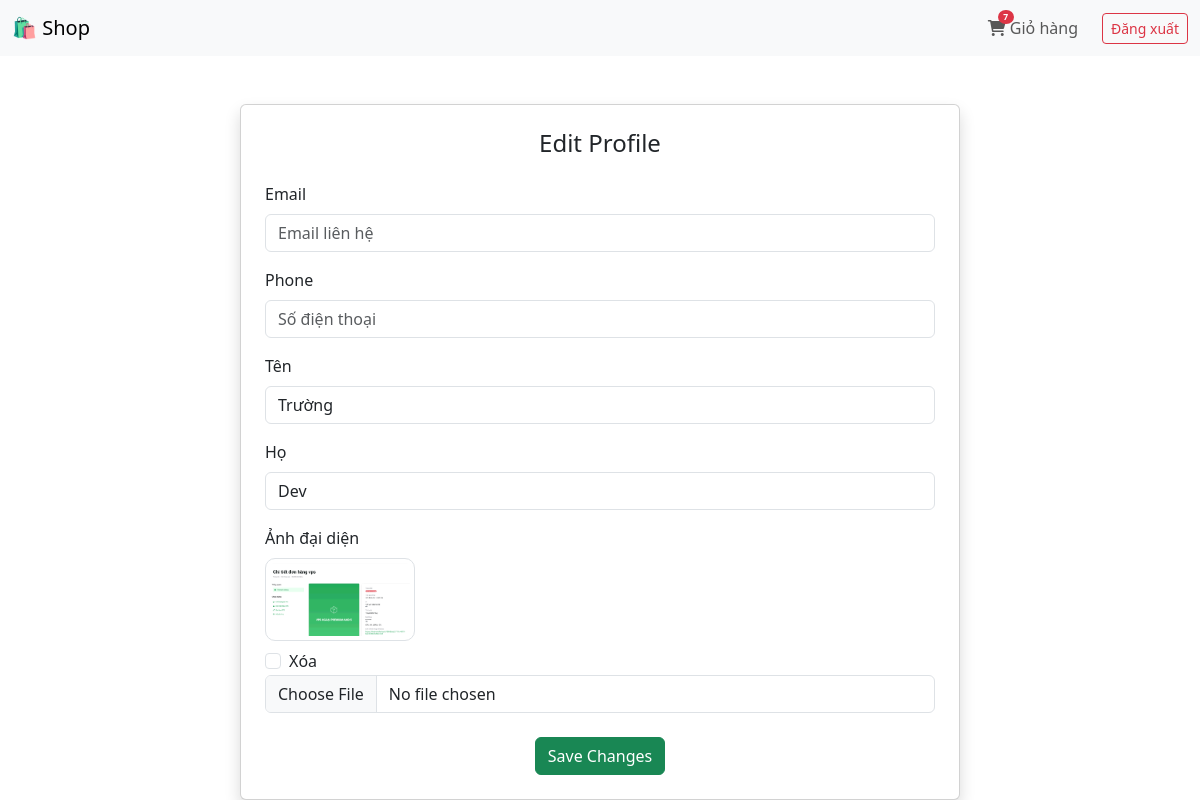
/vi/edit_profile/ (signed in), run on an earlier commit of the app's database.
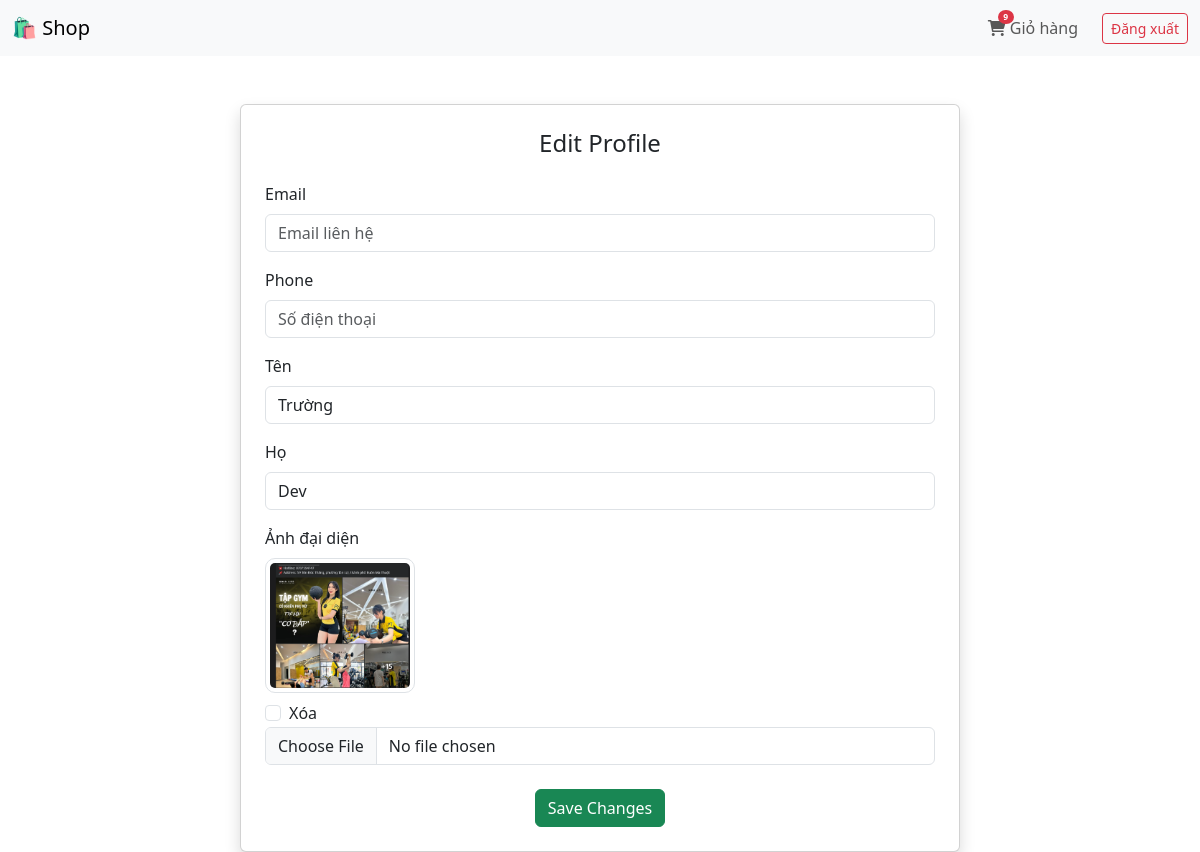
And on a later commit of the database.
### fashion/models.py (models this page shows, shortened)
class UserProfile(models.Model):
    user = models.OneToOneField(User, on_delete=models.CASCADE)
    profile_picture = models.ImageField(upload_to=user_directory_path, default='users/default.jpg', blank=True, null=True)
    address = models.TextField(null=True, blank=True, verbose_name="Địa chỉ nhận hàng")
    contact_phone = models.CharField(max_length=20, null=True, blank=True, verbose_name="Số điện thoại liên hệ")
    contact_email = models.EmailField(null=True, blank=True, verbose_name="Email liên hệ")
    isVerified_email = models.BooleanField(default=False, verbose_name="Email đã xác thực")
    isVerified_phone = models.BooleanField(default=False, verbose_name="Số điện thoại đã xác thực")

### fashion/views.py (the view)
# urls.py: path('edit_profile/', views.edit_profile, name='edit_profile'),
@login_required
def edit_profile(request):
    user = request.user
    profile, created = UserProfile.objects.get_or_create(user=user)
    if request.method == 'POST':
        user_form = EditProfileForm(request.POST, instance=user)
        profile_form = UserProfileForm(request.POST, request.FILES, instance=profile)
        if user_form.is_valid() and profile_form.is_valid():
            user_form.save()
            profile_form.save()
            return redirect('user_profile')
    else:
        user_form = EditProfileForm(instance=user)
        profile_form = UserProfileForm(instance=profile)
    print("user_form errors:", user_form.errors)
    print("profile_form errors:", profile_form.errors)
    context = {
        'user_form': user_form,
        'profile_form': profile_form,
        'cart_item_count': _cart_items(request).count()
    }
    return render(request, 'store/edit_profile.html', context)

### fashion/forms.py
class EditProfileForm(forms.ModelForm):
    first_name = forms.CharField(max_length=30)
    last_name = forms.CharField(max_length=30)
    class Meta:
        model = User
        fields = ['first_name', 'last_name']

class UserProfileForm(forms.ModelForm):
    class Meta:
        model = UserProfile
        fields = ['profile_picture', 'contact_phone', 'contact_email']
        widgets = {
            'profile_picture': CustomClearableFileInput(attrs={'class': 'form-control'}),
            'contact_phone': forms.TextInput(attrs={'class': 'form-control', 'placeholder': 'Số điện thoại'}),
            'contact_email': forms.EmailInput(attrs={'class': 'form-control', 'placeholder': 'Email liên hệ'}),
        }
    def __init__(self, *args, **kwargs):
        super(UserProfileForm, self).__init__(*args, **kwargs)

### fashion/templatetags/form_tags.py (called while the page is built)
@register.filter(name='add_class')
def add_class(field, css_class):
    return field.as_widget(attrs={"class": css_class})

### fashion/templates/store/edit_profile.html (shortened to what this page needs)
{% extends 'store/base_profile.html' %}
{% load i18n %}
{% load form_tags %}
{% block content %}
<div class="container">
  <div class="row justify-content-center">
    <div class="col-lg-8">
      <div class="card shadow p-4">
        <h4 class="text-center mb-4">Edit Profile</h4>
        <form method="POST" enctype="multipart/form-data">
          <div class="mb-3">
            <label for="{{ profile_form.contact_email.id_for_label }}" class="form-label">Email</label>
            {{ profile_form.contact_email|add_class:"form-control" }}
          </div>
          <div class="mb-3">
            <label for="{{ profile_form.contact_phone.id_for_label }}" class="form-label">Phone</label>
            {{ profile_form.contact_phone|add_class:"form-control" }}
          </div>
          <div class="mb-3">
            <label
              for="{{ user_form.first_name.id_for_label }}"
              class="form-label"
              >{% trans "Tên" %}</label
            >
            {{ user_form.first_name|add_class:"form-control" }}
          </div>
          <div class="mb-3">
            <label
              for="{{ user_form.last_name.id_for_label }}"
              class="form-label"
              >{% trans "Họ" %}</label
            >
            {{ user_form.last_name|add_class:"form-control" }}
          </div>
          <div class="mb-4">
            <label
              for="{{ profile_form.profile_picture.id_for_label }}"
              class="form-label"
            >
              {% trans "Ảnh đại diện" %}
            </label>
            {% if profile_form.instance.profile_picture %}
            <div class="mb-2">
              <img
                src="{{ profile_form.instance.profile_picture.url }}"
                alt="{% trans 'Ảnh đại diện' %}"
                class="img-thumbnail"
                width="150"
                height="150"
                style="object-fit: cover; border-radius: 10px"
              />
            </div>
            {% endif %}
            {{ profile_form.profile_picture|add_class:"form-control" }}
          </div>
          <div class="text-center">
            <button type="submit" class="btn btn-success">Save Changes</button>
          </div>
        </form>
      </div>
    </div>
  </div>
</div>
{% endblock %}

What changed in the data, as far as the page shows it:
changed UserProfile: instance.profile_picture: a different picture
Also different on the page:
{{ cart_item_count }}: "7" → "9"
